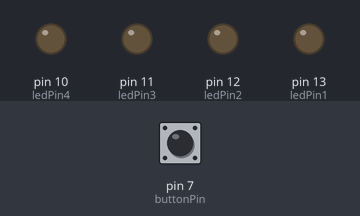
Bench run of a sketch on a simulated Arduino Uno, built with avr-gcc and run on an emulated ATmega328P. On the bench: output pins drawn as LEDs (lit = HIGH). The test bench sets the inputs (shaded band); at power-on: pin 7 (buttonPin) LOW.

Above: at 1.2 s.
1.3 s: pin 7 (buttonPin) pulled HIGH for 0.15 s
At 1.65 s:
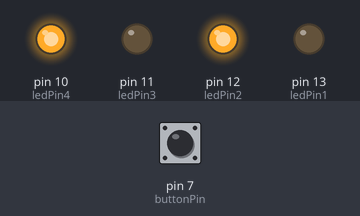
3.8 s: pin 7 (buttonPin) pulled HIGH for 3.2 s
At 3.9 s:
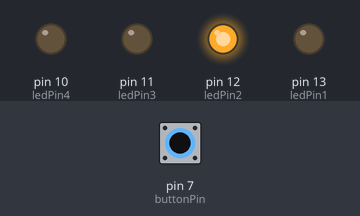
At 5.6 s:
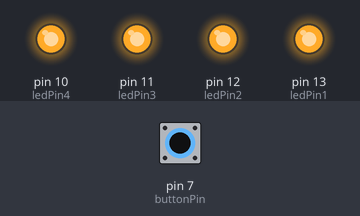
Timing chart, 0 to 9.3 s (numbered marks = the images above; inputs shaded):
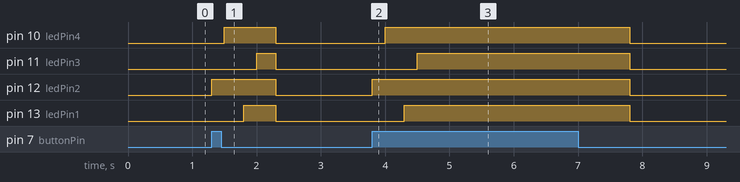

The sketch:

SS1_ferrylight.ino
```cpp
//Lauren
//push button, makes led lights blink sequentially

const int buttonPin = 7;     // the number of the pushbutton pin
const int ledPin1 =  13;
const int ledPin2 =  12;
const int ledPin3 =  11;
const int ledPin4 =  10;     // the number of the LED pin

// variables will change:
int buttonState = 0;         // variable for reading the pushbutton status


void setup() {
  // put your setup code here, to run once:
pinMode(ledPin1, OUTPUT);
  pinMode(ledPin2, OUTPUT);
  pinMode(ledPin3, OUTPUT);
  pinMode(ledPin4, OUTPUT);
  // initialize the pushbutton pin as an input:
  pinMode(buttonPin, INPUT);
}

void loop() {
  // put your main code here, to run repeatedly:
buttonState = digitalRead(buttonPin);

  if (buttonState == HIGH) {
    // turn LED on:

  digitalWrite(ledPin2, HIGH);
  delay(200);
  digitalWrite(ledPin4, HIGH);
  delay(300);
  digitalWrite(ledPin1, HIGH);
  delay(200);
  digitalWrite(ledPin3, HIGH);
  delay(300);

  } else {
    // turn LED off:

  digitalWrite(ledPin1, LOW);
  //delay(200);
  digitalWrite(ledPin2, LOW);
  //delay(300);
  digitalWrite(ledPin3, LOW);
  //delay(400);
  digitalWrite(ledPin4, LOW);
  //delay(500);
}
}
```

Measured:
- after the input at 1.3 s, pin 10 (ledPin4): LOW → HIGH after 0.20 s, → LOW 0.80 s later; pin 11 (ledPin3): LOW → HIGH after 0.70 s, → LOW 0.30 s later; pin 12 (ledPin2): LOW → HIGH at once, → LOW 1.0 s later; pin 13 (ledPin1): LOW → HIGH after 0.50 s, → LOW 0.50 s later
- after the input at 3.8 s, pin 10 (ledPin4): LOW → HIGH after 0.20 s, → LOW 3.8 s later; pin 11 (ledPin3): LOW → HIGH after 0.70 s, → LOW 3.3 s later; pin 12 (ledPin2): LOW → HIGH at once, → LOW 4.0 s later; pin 13 (ledPin1): LOW → HIGH after 0.50 s, → LOW 3.5 s later
